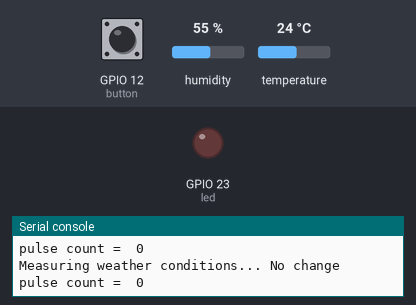
Bench run of a program on a simulated ESP32 board running MicroPython. On the bench: output pins drawn as LEDs (lit = HIGH), the last lines printed to the serial console. Wiring (from the project's diagram.json): green button on GPIO 12, DHT22 sensor on GPIO 15, red LED on GPIO 23. The test bench sets the inputs (shaded band); at power-on: GPIO 12 (button) HIGH, humidity 55 %, temperature 24 °C. WiFi joins after 1.5 s; no MQTT or app messages arrive unless stated.

Above: at 2.8 s.
2.9 s: GPIO 12 (button) pulled LOW for 1.2 s
At 4.5 s:
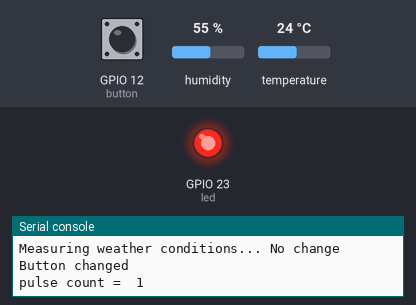
Timing chart, 0 to 6.3 s (numbered marks = the images above; inputs shaded):
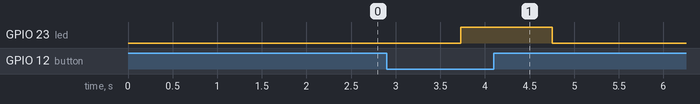

The program:

main.py
```python
"""
MicroPython TUD IoT Smart Pub!

"""

import network
import time
from machine import Pin
import dht
import ujson
from umqtt.simple import MQTTClient

pulse_count = 0

# MQTT Server Parameters
MQTT_CLIENT_ID = "tudublin-smartpub-demo"
MQTT_BROKER    = "broker.hivemq.com"
MQTT_USER      = ""
MQTT_PASSWORD  = ""
MQTT_TOPIC     = "dpweather"

sensor = dht.DHT22(Pin(15))
button = Pin(12, Pin.IN, Pin.PULL_UP)
last_button = button.value()
led = Pin(23, Pin.OUT)


print("Connecting to WiFi", end="")
sta_if = network.WLAN(network.STA_IF)
sta_if.active(True)
sta_if.connect('Wokwi-GUEST', '')
while not sta_if.isconnected():
  print(".", end="")
  time.sleep(0.1)
print(" Connected!")

print("Connecting to MQTT server... ", end="")
client = MQTTClient(MQTT_CLIENT_ID, MQTT_BROKER, user=MQTT_USER, password=MQTT_PASSWORD)
client.connect()

print("Connected!")

def pulse_callback(pin):
    global pulse_count
    pulse_count += 1

# Trigger on falling edge (typical for pull-up wiring)
button.irq(trigger=Pin.IRQ_FALLING, handler=pulse_callback)
last_temp=0.0
last_pulse_count=0
prev_weather = ""
while True:
  print("Measuring weather conditions... ", end="")
  sensor.measure()
  message = ujson.dumps({
    "temp": sensor.temperature(),
    "humidity": sensor.humidity(),
  })


  #if message != prev_weather:
  if(abs(sensor.temperature()-last_temp)>1):
    print("Updated!")
    print("Reporting to MQTT topic {}: {}".format(MQTT_TOPIC, message))
    client.publish(MQTT_TOPIC, message)
    prev_weather = message
    last_temp = sensor.temperature();
  else:
    print("No change")

  led.value(0)
  if pulse_count != last_pulse_count:
    last_pulse_count = pulse_count
    pls_message = ujson.dumps({"flow": pulse_count })
    client.publish("dppulse", pls_message)
    led.value(1)

  if button.value() != last_button:  # pressed
    print("Button changed")
    last_button = button.value()
    btn_message = ujson.dumps({"button": button.value() })
    client.publish("dpbutton", btn_message)

  print("pulse count = ", pulse_count)


  time.sleep(1)
```

Measured:
- after the input at 2.9 s, GPIO 23 (led): LOW → HIGH after 0.83 s, → LOW 1.0 s later
